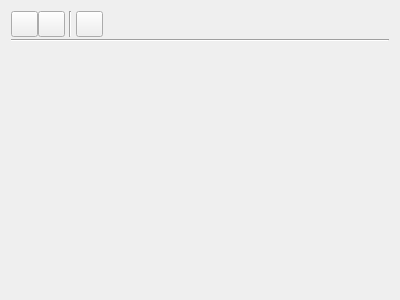
<?xml version="1.0" encoding="UTF-8"?>
<ui version="4.0">
 <class>TraderItemWidget</class>
 <widget class="QWidget" name="TraderItemWidget">
  <property name="geometry">
   <rect>
    <x>0</x>
    <y>0</y>
    <width>400</width>
    <height>300</height>
   </rect>
  </property>
  <property name="windowTitle">
   <string>Form</string>
  </property>
  <layout class="QVBoxLayout" name="verticalLayout" stretch="0,1">
   <item>
    <layout class="QVBoxLayout" name="m_toolbarLayout">
     <property name="spacing">
      <number>2</number>
     </property>
     <item>
      <layout class="QHBoxLayout" name="m_buttonLayout" stretch="0,0,0,0,0,0,0">
       <property name="spacing">
        <number>0</number>
       </property>
       <item>
        <widget class="QPushButton" name="m_saveButton">
         <property name="sizePolicy">
          <sizepolicy hsizetype="Fixed" vsizetype="Fixed">
           <horstretch>0</horstretch>
           <verstretch>0</verstretch>
          </sizepolicy>
         </property>
         <property name="minimumSize">
          <size>
           <width>27</width>
           <height>26</height>
          </size>
         </property>
         <property name="maximumSize">
          <size>
           <width>27</width>
           <height>26</height>
          </size>
         </property>
         <property name="baseSize">
          <size>
           <width>0</width>
           <height>0</height>
          </size>
         </property>
         <property name="toolTip">
          <string>Save</string>
         </property>
         <property name="text">
          <string/>
         </property>
         <property name="icon">
          <iconset resource="../../Resources/Resources.qrc">
           <normaloff>:/icons/floppy_disk.png</normaloff>:/icons/floppy_disk.png</iconset>
         </property>
         <property name="iconSize">
          <size>
           <width>20</width>
           <height>20</height>
          </size>
         </property>
        </widget>
       </item>
       <item>
        <widget class="QPushButton" name="m_reloadButton">
         <property name="minimumSize">
          <size>
           <width>27</width>
           <height>26</height>
          </size>
         </property>
         <property name="maximumSize">
          <size>
           <width>27</width>
           <height>26</height>
          </size>
         </property>
         <property name="toolTip">
          <string>Reload</string>
         </property>
         <property name="text">
          <string/>
         </property>
         <property name="icon">
          <iconset resource="../../Resources/Resources.qrc">
           <normaloff>:/icons/recycle.png</normaloff>:/icons/recycle.png</iconset>
         </property>
         <property name="iconSize">
          <size>
           <width>20</width>
           <height>20</height>
          </size>
         </property>
        </widget>
       </item>
       <item>
        <spacer name="horizontalSpacer_4">
         <property name="orientation">
          <enum>Qt::Horizontal</enum>
         </property>
         <property name="sizeType">
          <enum>QSizePolicy::Fixed</enum>
         </property>
         <property name="sizeHint" stdset="0">
          <size>
           <width>4</width>
           <height>20</height>
          </size>
         </property>
        </spacer>
       </item>
       <item>
        <widget class="Line" name="line_3">
         <property name="orientation">
          <enum>Qt::Vertical</enum>
         </property>
        </widget>
       </item>
       <item>
        <spacer name="horizontalSpacer_3">
         <property name="orientation">
          <enum>Qt::Horizontal</enum>
         </property>
         <property name="sizeType">
          <enum>QSizePolicy::Fixed</enum>
         </property>
         <property name="sizeHint" stdset="0">
          <size>
           <width>4</width>
           <height>20</height>
          </size>
         </property>
        </spacer>
       </item>
       <item>
        <widget class="QPushButton" name="m_openBlotterButton">
         <property name="minimumSize">
          <size>
           <width>27</width>
           <height>26</height>
          </size>
         </property>
         <property name="maximumSize">
          <size>
           <width>27</width>
           <height>26</height>
          </size>
         </property>
         <property name="toolTip">
          <string>Open Blotter</string>
         </property>
         <property name="text">
          <string/>
         </property>
         <property name="icon">
          <iconset resource="../../Resources/Resources.qrc">
           <normaloff>:/icons/window_earth.png</normaloff>:/icons/window_earth.png</iconset>
         </property>
         <property name="iconSize">
          <size>
           <width>20</width>
           <height>20</height>
          </size>
         </property>
        </widget>
       </item>
       <item>
        <spacer name="m_toolbarSpacer">
         <property name="orientation">
          <enum>Qt::Horizontal</enum>
         </property>
         <property name="sizeHint" stdset="0">
          <size>
           <width>40</width>
           <height>20</height>
          </size>
         </property>
        </spacer>
       </item>
      </layout>
     </item>
     <item>
      <widget class="Line" name="line">
       <property name="orientation">
        <enum>Qt::Horizontal</enum>
       </property>
      </widget>
     </item>
    </layout>
   </item>
   <item>
    <widget class="Spire::TraderProfileViewWidget" name="m_traderProfileView" native="true"/>
   </item>
  </layout>
 </widget>
 <customwidgets>
  <customwidget>
   <class>Spire::TraderProfileViewWidget</class>
   <extends>QWidget</extends>
   <header>Spire/AccountViewer/TraderProfileViewWidget.hpp</header>
   <container>1</container>
  </customwidget>
 </customwidgets>
 <resources>
  <include location="../../Resources/Resources.qrc"/>
 </resources>
 <connections/>
</ui>
